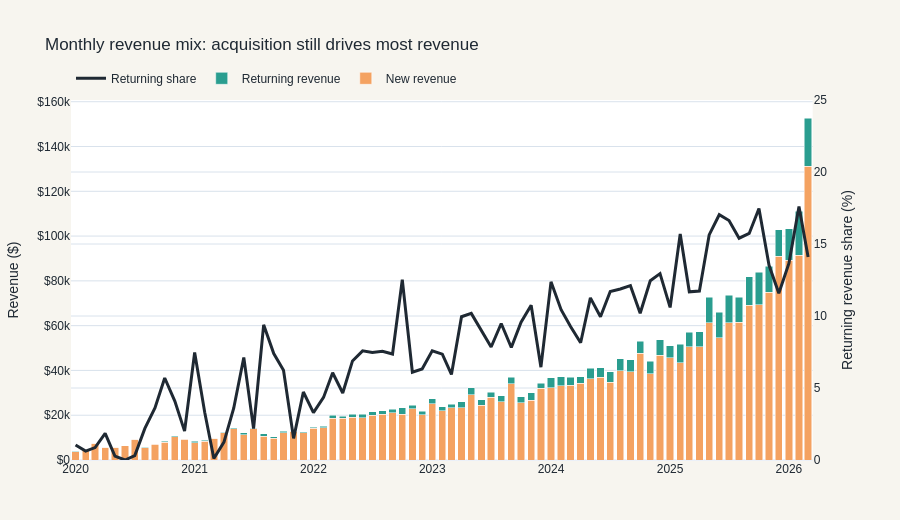

The notebook cell saved with this chart:
### Markdown cell above
## 1. New vs Returning Revenue Mix by Month

This reproduces Task B and keeps both the monthly revenue stack and the returning-revenue share in one view. I exclude the current partial month so the trend is not distorted by incomplete April 2026 data.

### Code cell
mix_chart = monthly_mix[
    (monthly_mix['month'] >= analysis_start) & (monthly_mix['month'] <= last_full_month_start)
].copy()

fig_mix = make_subplots(specs=[[{'secondary_y': True}]])
fig_mix.add_trace(
    go.Bar(
        x=mix_chart['month'],
        y=mix_chart['New revenue'],
        name='New revenue',
        marker_color=PALETTE['gold'],
        hovertemplate='%{x|%b %Y}<br>New revenue: $%{y:,.0f}<extra></extra>',
    )
)
fig_mix.add_trace(
    go.Bar(
        x=mix_chart['month'],
        y=mix_chart['Returning revenue'],
        name='Returning revenue',
        marker_color=PALETTE['teal'],
        hovertemplate='%{x|%b %Y}<br>Returning revenue: $%{y:,.0f}<extra></extra>',
    )
)
fig_mix.add_trace(
    go.Scatter(
        x=mix_chart['month'],
        y=mix_chart['returning_share'] * 100,
        name='Returning share',
        mode='lines',
        line=dict(color=PALETTE['ink'], width=3),
        hovertemplate='%{x|%b %Y}<br>Returning share: %{y:.1f}%<extra></extra>',
    ),
    secondary_y=True,
)

style_figure(fig_mix, 'Monthly revenue mix: acquisition still drives most revenue')
fig_mix.update_layout(barmode='stack')
fig_mix.update_yaxes(title_text='Revenue ($)', tickprefix='$', secondary_y=False)
fig_mix.update_yaxes(title_text='Returning revenue share (%)', range=[0, 25], secondary_y=True)
fig_mix.show()
